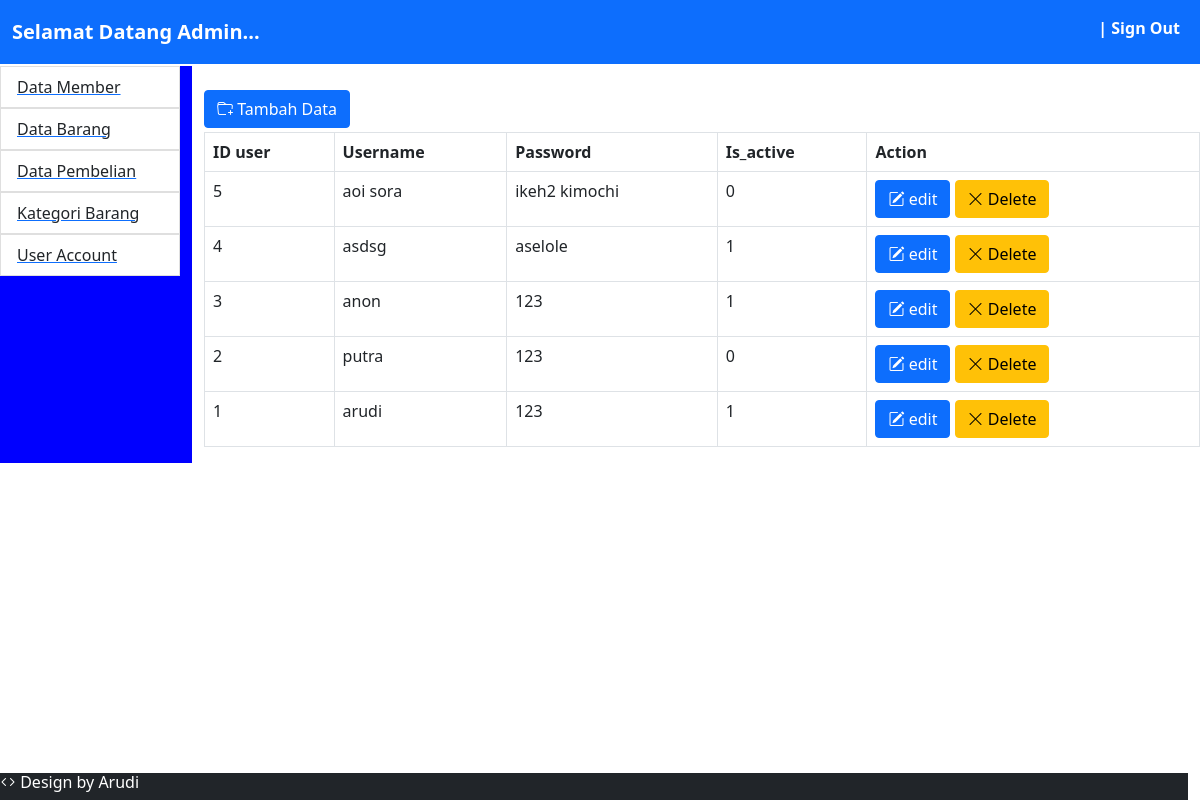
The page /admin/home.php?modul=mod_userlogin on the database its author committed.
### tables this page shows
CREATE TABLE `tb_submenu` (
  `id_menu` int(100) NOT NULL,
  `nama_submenu` varchar(100) NOT NULL,
  `folder_submenu` varchar(100) NOT NULL,
  `is_active` tinyint(100) NOT NULL
);

CREATE TABLE `tb_userlogin` (
  `id_user` int(100) NOT NULL,
  `username` varchar(100) NOT NULL,
  `password` varchar(100) NOT NULL,
  `is_active` tinyint(10) NOT NULL
);

### admin/mod_userlogin/index.php (the view, shortened to what this page needs)
<?php
include_once ('menuCtrl.php');
if(!isset($_GET['act'])){
?>
<a href="?modul=mod_userlogin&act=add" class="btn btn-primary btn-xs mb-1"> <i class="bi bi-folder-plus "> </i> Tambah Data </a>
<table class="table table-bordered ">
    <tr>
        <th> ID user</th>
        <th> Username</th>
        <th> Password </th>
        <th> Is_active </th>
        <th> Action </th>
    </tr>
    <?php
    $qry_dt_member= mysqli_query($connect_db,"select * from tb_userlogin order by id_user DESC")or die("gagal akses tabel tb_userlogin".mysqli_error($connect_db));
    while($row = mysqli_fetch_array($qry_dt_member)){
    ?>
    <tr>
        <td><?php echo $row['id_user'];?></td>
        <td><?=$row['username']; ?></td>
        <td><?php echo $row['password']; ?></td>
        <td><?php echo $row['is_active']; ?></td>
        <td>
            <div class="d-grid gap-1 d-md-block">
            <a href="?modul=mod_userlogin&act=edit&id=<?= $row['id_user']; ?>" class="btn btn-xs btn-primary"> <i class="bi bi-pencil-square" > </i> edit </a>
            <a href="?modul=mod_userlogin&act=delete&id=<?= $row["id_user"]; ?>" class="btn btn-xs btn-warning bg-21"> <i class="bi bi-x-lg"></i> Delete</a>
            </div>
      </td>
    </tr>
    <?php
    }
    ?>
</table>
<?php
}else if (isset($_GET['act']) && ($_GET['act']== "add")){
?>
<div class="row">
    <h3><?php echo $judul; ?></h3>
    <form action="mod_userlogin/menuCtrl.php?modul=mod_userlogin&act=save" method="post">
    <div class="row pt-2">
    <div class="col-md-2">
    <label for="username" class="form-label" name="id_user"> ID User </label>
  </div>
  <div class="col-md-5">
    <input type="text "name="id_user" class="form-control">
    </div>
    <div class="col-md-1"></div>
    </div>
    <div class="row pt-2">
    <div class="col-md-2">
    <label for="username" class="form-label" name="username" > Username </label>
  </div>
  <div class="col-md-5">
    <input type="text "name="username" class="form-control">
    </div>
    <div class="col-md-1"></div>
    </div>
    <div class="row pt-2">
    <div class="col-md-2">
    <label for="username" class="form-label" name="password" > Password </label>
  </div>
  <div class="col-md-5">
    <input type="text "name="password" class="form-control">
    </div>
 </div>
 <!-- <div class="row pt-2">
    <div class="col-md-2">
    <label for="username" class="form-label" name="is_active" > Is Active </label>
  </div>
  <div class="col-md-5">
    <input type="text "name="is_active" class="form-control">
    </div>
 </div> -->
    <div class="row pt-2">
    <div class="col-md-2">
  </div>
  <div class="col-md-5">
   <input type="checkbox" name="is_active">active
    </div>
    <div class="col-md-1"></div>
    </div>
    <div class="row pt-2">
    <div class="col-md-2">
   </div>
    <div class="col-md-5">
    <div class="d-grid gap-2 d-md-block">
    <a href="?modul=mod_userlogin" type="cancel" class="btn btn-secondary"><i class="bi bi-door-open"></i> Kembali</a>
    <button class="btn btn-primary" type="submit"><i class="bi bi-download" name="simpan" > </i> Simpan </button>
    </div>
    <div class="col-md-1"></div>
    </div>
    </div>
    </form>
  </div>
</div>
<?php
}
?>

### admin/menu.php
<?php
        $qry_menu = mysqli_query($connect_db,"select * from tb_submenu") or die ("view menu").mysqli_error($connect_db);
        while($row = mysqli_fetch_array($qry_menu)){
       ?>
       <a href="?modul=<?php echo $row['folder_submenu']?>">
           <li class="list-group-item"><?php echo $row['nama_submenu'];?></li>
        </a>
            <?php } ?>

### rows shown on the page
tb_submenu: nama_submenu "Data Member"
tb_submenu: nama_submenu "Data Barang"
tb_submenu: nama_submenu "Data Pembelian"
tb_submenu: nama_submenu "Kategori Barang"
tb_submenu: nama_submenu "User Account"
tb_userlogin: id_user "5", username "aoi sora", password "ikeh2 kimochi", is_active "0"
tb_userlogin: id_user "4", username "asdsg", password "aselole", is_active "1"
tb_userlogin: id_user "3", username "anon", password "123", is_active "1"
tb_userlogin: id_user "2", username "putra", password "123", is_active "0"
tb_userlogin: id_user "1", username "arudi", password "123", is_active "1"
